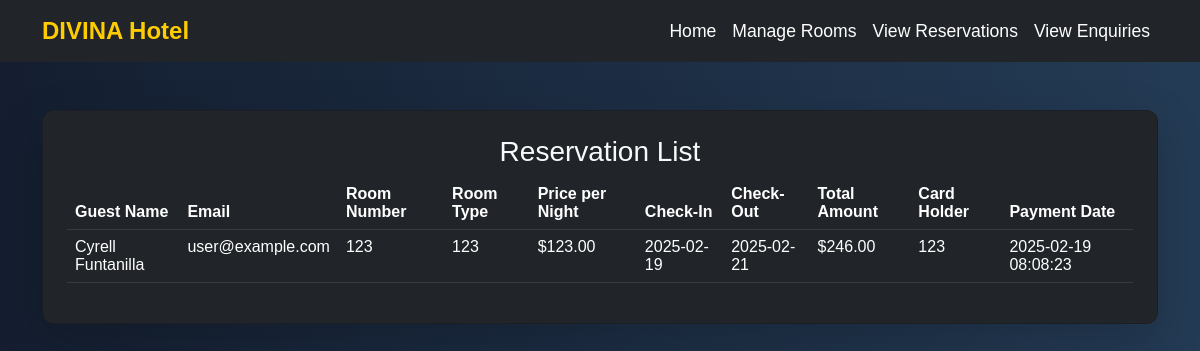
/hotel/view_reservations.php (signed in), run on the app's committed database.
### tables this page shows
CREATE TABLE `reservations` (
  `id` int(11) NOT NULL,
  `user_id` int(11) DEFAULT NULL,
  `room_id` int(11) DEFAULT NULL,
  `check_in` date DEFAULT NULL,
  `check_out` date DEFAULT NULL,
  `created_at` timestamp NOT NULL DEFAULT current_timestamp()
);

CREATE TABLE `users` (
  `id` int(11) NOT NULL,
  `name` varchar(100) DEFAULT NULL,
  `email` varchar(100) DEFAULT NULL,
  `password` varchar(255) DEFAULT NULL
);

CREATE TABLE `rooms` (
  `id` int(11) NOT NULL,
  `room_number` varchar(50) DEFAULT NULL,
  `type` varchar(50) DEFAULT NULL,
  `price` decimal(10,2) DEFAULT NULL,
  `status` enum('available','booked') DEFAULT NULL
);

CREATE TABLE `payments` (
  `id` int(11) NOT NULL,
  `reservation_id` int(11) DEFAULT NULL,
  `card_number` varchar(16) DEFAULT NULL,
  `card_holder` varchar(100) DEFAULT NULL,
  `expiry_date` varchar(5) DEFAULT NULL,
  `cvv` varchar(3) DEFAULT NULL,
  `amount` decimal(10,2) DEFAULT NULL,
  `payment_date` timestamp NOT NULL DEFAULT current_timestamp()
);

### hotel/view_reservations.php (the view, shortened to what this page needs)
<?php
include 'config.php';
include 'admin_header.php';
$stmt = $pdo->query("SELECT reservations.*, users.name AS guest_name, users.email, rooms.room_number, rooms.type, rooms.price, payments.card_holder, payments.amount, payments.payment_date
                     FROM reservations
                     JOIN users ON reservations.user_id = users.id
                     JOIN rooms ON reservations.room_id = rooms.id
                     LEFT JOIN payments ON reservations.id = payments.reservation_id");
$reservations = $stmt->fetchAll();
?>
<div class="container mt-5">
    <?php if (empty($reservations)): ?>
        <div class="alert alert-info">No reservations found.</div>
    <?php else: ?>
        <div class="col-md-16">
            <div class="card shadow-lg bg-dark text-light p-4">
                <h3 class="text-center">Reservation List</h3>
                <div class="table-responsive">
                    <table class="table table-dark table-hover">
                <thead>
                    <tr>
                        <th>Guest Name</th>
                        <th>Email</th>
                        <th>Room Number</th>
                        <th>Room Type</th>
                        <th>Price per Night</th>
                        <th>Check-In</th>
                        <th>Check-Out</th>
                        <th>Total Amount</th>
                        <th>Card Holder</th>
                        <th>Payment Date</th>
                    </tr>
                </thead>
                <tbody>
                    <?php foreach ($reservations as $reservation): ?>
                    <tr>
                        <td><?= $reservation['guest_name'] ?></td>
                        <td><?= $reservation['email'] ?></td>
                        <td><?= $reservation['room_number'] ?></td>
                        <td><?= $reservation['type'] ?></td>
                        <td>$<?= $reservation['price'] ?></td>
                        <td><?= $reservation['check_in'] ?></td>
                        <td><?= $reservation['check_out'] ?></td>
                        <td>$<?= $reservation['amount'] ?></td>
                        <td><?= $reservation['card_holder'] ?></td>
                        <td><?= $reservation['payment_date'] ?></td>
                    </tr>
                    <?php endforeach; ?>
                </tbody>
            </table>
        </div>
    <?php endif; ?>
</div>

### hotel/admin_header.php (shortened to what this page needs)
<head>
    <link rel="stylesheet" href="https://cdn.jsdelivr.net/npm/bootstrap@5.2.3/dist/css/bootstrap.min.css">
</head>
<nav class="navbar navbar-expand-lg navbar-dark bg-dark">
    <div class="container">
        <a class="navbar-brand" href="index.php">DIVINA Hotel</a>
        <div class="collapse navbar-collapse" id="navbarNav">
            <ul class="navbar-nav ms-auto">
                <li class="nav-item">
                    <a class="nav-link" href="admin_dashboard.php">Home</a>
                </li>
                <li class="nav-item">
                    <a class="nav-link" href="manage_rooms.php">Manage Rooms</a>
                </li>
                <li class="nav-item">
                    <a class="nav-link" href="view_reservations.php">View Reservations</a>
                </li>
                    <li class="nav-item">
                        <a class="nav-link" href="view_enquiries.php">View Enquiries</a>
                    </li>
            </ul>
        </div>
    </div>
</nav>

### hotel/admin_header.php (style rules this page uses)
.navbar { background: rgba(20, 30, 48, 0.8); backdrop-filter: blur(10px); transition: background 0.3s ease-in-out; }
.navbar-brand { font-weight: bold; font-size: 1.5rem; color: #ffcc00 !important; }
.nav-link { font-size: 1.1rem; font-weight: 500; color: white !important; transition: color 0.3s ease-in-out; }

### hotel/view_reservations.php (style rules this page uses)
.card { border-radius: 12px; }

### data on the page
reservations: user.name "Cyrell Funtanilla", user.email "user@example.com", room.room_number "123", room.type "123", room.price "123.00", check_in "2025-02-19", check_out "2025-02-21", payments.amount "246.00", payments.card_holder "123", payments.payment_date "2025-02-19 08:08:23"
